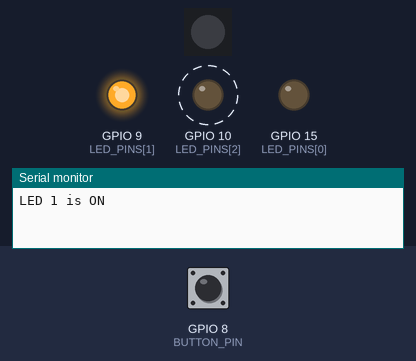
The program below on a simulated ESP32-S3. Parts: 1 RGB LEDs in strip order, left to right, output pins drawn as LEDs (lit = HIGH), the last lines printed to the serial monitor. Dashed ring = blinking. The test bench sets the inputs (shaded band); at power-on: GPIO 8 (BUTTON_PIN) LOW.

Above: at 0.6 s.
At 1.2 s:
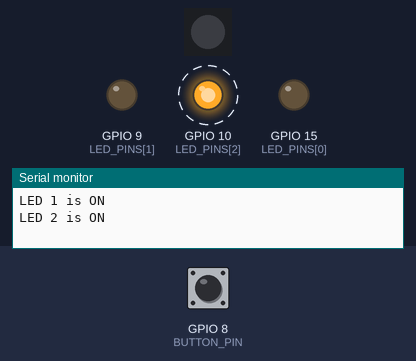
1.3 s: GPIO 8 (BUTTON_PIN) pulled HIGH for 1 s
At 1.9 s:
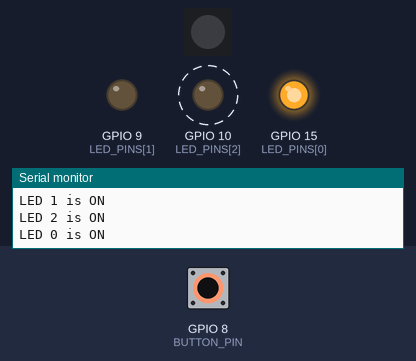
Timing chart, 0 to 11.3 s (numbered marks = the images above; inputs shaded):
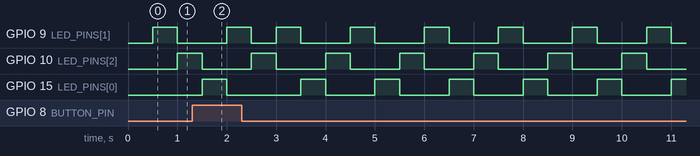

Measured:
- by itself, GPIO 10 (LED_PINS[2]): alternates HIGH for 0.50 s and LOW for 1.0 s

The program:

main.cpp
```cpp
#include <Arduino.h>
#include <Adafruit_NeoPixel.h>

#define RGB_PIN 48
#define INTERVAL 500
#define LED_COUNT 3
const int LED_PINS[] = {15, 9, 10};

#define BUTTON_PIN 8
#define BOUNCE 200

bool ascSortOrder = true;
unsigned long lastLedToggleTime = 0;
int lastChangedLedIndex = 0;

bool lastButtonState = LOW;
bool stableButtonState = LOW;
unsigned long lastBounce = 0;

Adafruit_NeoPixel rgb(1, RGB_PIN, NEO_GRB + NEO_KHZ800);

void offAllLeds()
{
    for (int i = 0; i < 3; i++)
    {
        digitalWrite(LED_PINS[i], LOW);
    }
}

void setup()
{
    Serial.begin(115200);
    rgb.begin();
    rgb.setPixelColor(0, 0, 0, 0);
    rgb.show();

    for (int i = 0; i < LED_COUNT; i++)
    {
        pinMode(LED_PINS[i], OUTPUT);
    }
    pinMode(BUTTON_PIN, INPUT);  // button has pull-down resistor, so no need to set it up here
}

void loop()
{
    unsigned long now = millis();

    if (now - lastLedToggleTime >= INTERVAL){

        offAllLeds();

        if (ascSortOrder) {
            if (lastChangedLedIndex == LED_COUNT - 1) {
                lastChangedLedIndex = 0;
            } else {
                lastChangedLedIndex++;
            }
        } else {
            if (lastChangedLedIndex == 0) {
                lastChangedLedIndex = LED_COUNT - 1;
            } else {
                lastChangedLedIndex--;
            }
        }
        digitalWrite(LED_PINS[lastChangedLedIndex], HIGH);
        Serial.printf("LED %d is ON\n", lastChangedLedIndex);
        lastLedToggleTime = now;
    }


    bool current = digitalRead(BUTTON_PIN);

    if (current != lastButtonState) {
        lastBounce = now;
    }
    lastButtonState = current;

    if (now - lastBounce >= BOUNCE && current != stableButtonState) {
        stableButtonState = current;
        if (stableButtonState == LOW) {  // button released
            ascSortOrder = !ascSortOrder;
            Serial.println("Button released, order changed");
        }
    }
}
```
